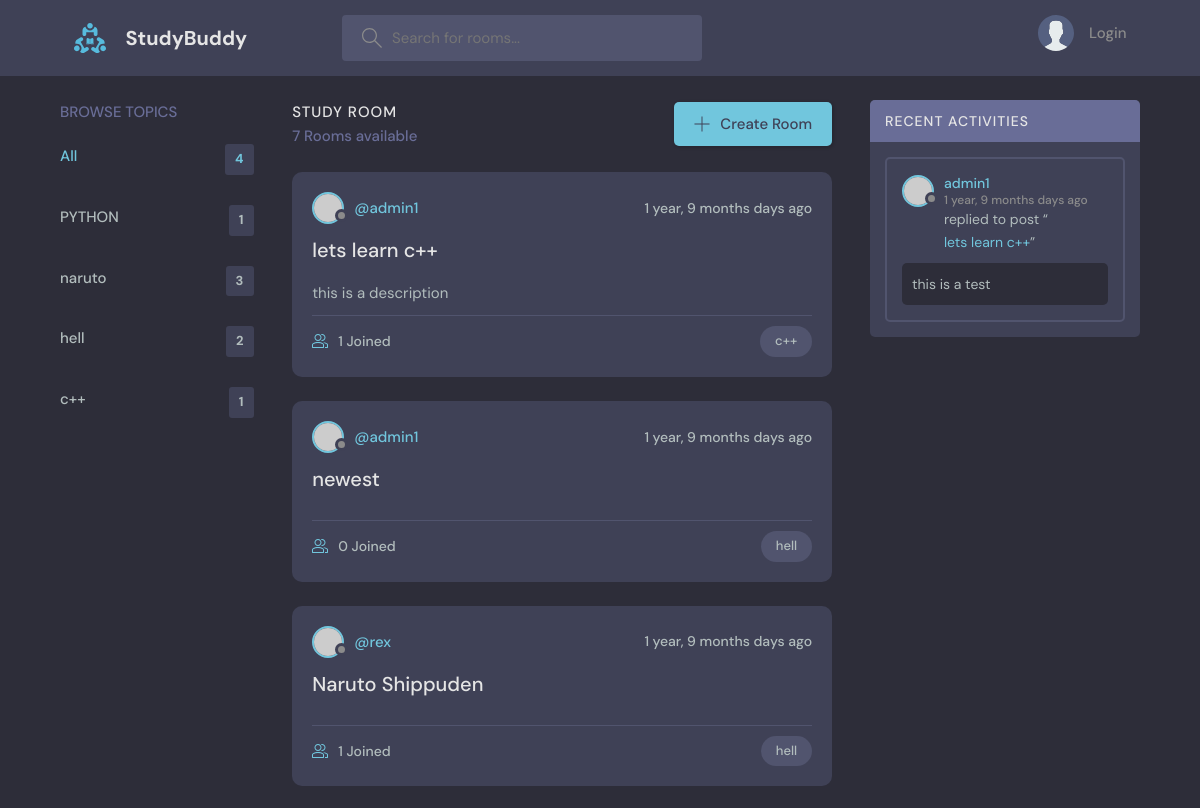
Before: / (upper part) with the older database file.
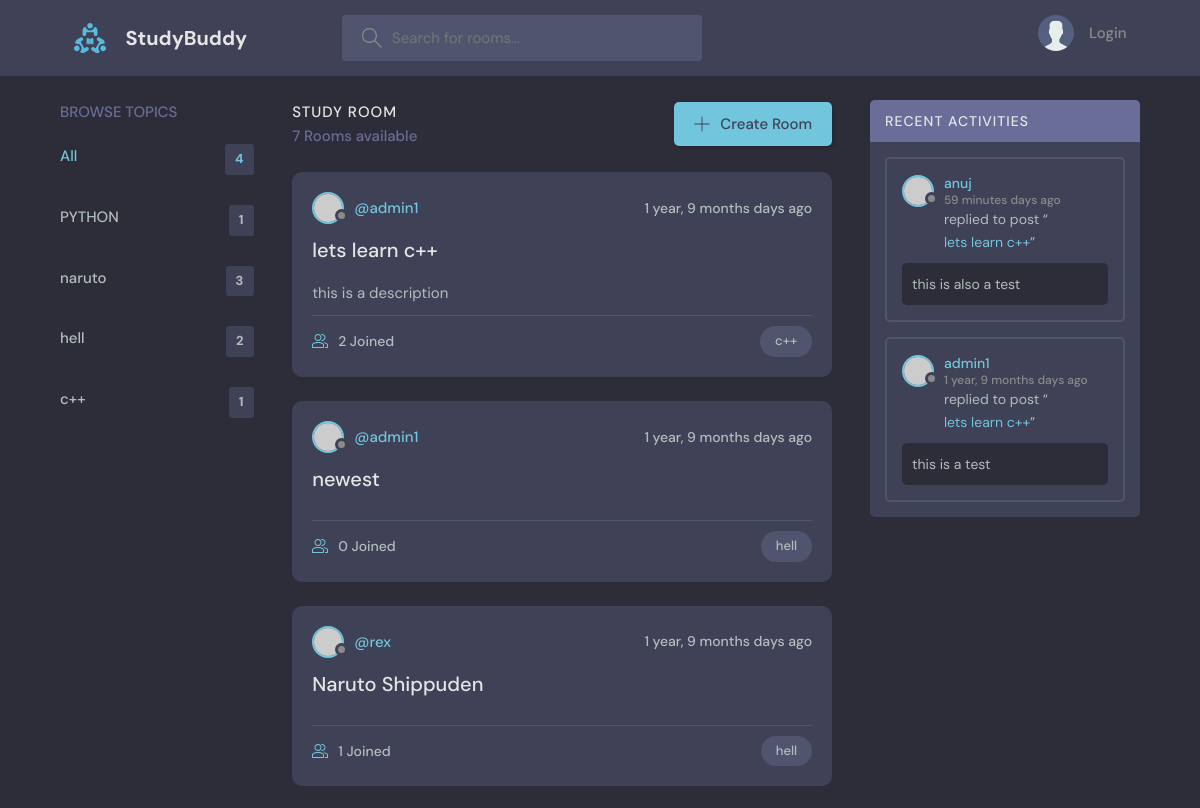
After: the same page with the newer database file.
### base/models.py (models this page shows, shortened)
class Topic(models.Model):
    name = models.CharField(max_length=200)

class Room(models.Model):
    host = models.ForeignKey(User, on_delete = models.SET_NULL, null=True )
    topic = models.ForeignKey(Topic, on_delete=models.SET_NULL ,null=True)#IF WE BRING TOPIC DOWN WRAP TOPIC IN A STRING "TOPIC"
    name = models.CharField(max_length=200)
    description = models.TextField(null = True , blank=True)
    participants = models.ManyToManyField(User , related_name="participants" , blank = True)
    updated = models.DateTimeField(auto_now=True)
    created = models.DateTimeField(auto_now_add=True)
    class Meta:
        ordering = ['-created', '-updated']
    def __str__(self):
        return self.name

class Message(models.Model):
    user = models.ForeignKey(User, on_delete=models.CASCADE)
    room = models.ForeignKey(Room, on_delete=models.CASCADE) #SET_NULL to save the messages of the room\
    body = models.TextField()
    updated = models.DateTimeField(auto_now=True)
    created = models.DateTimeField(auto_now_add=True)
    profile_pic = models.ImageField(blank=True , null=True)
    class Meta:
        ordering = ['-updated', '-created']

### base/views.py (the view)
# urls.py: 2. Add a URL to urlpatterns:  path('', views.home, name='home')
def home(request):
    q = request.GET.get('q') if request.GET.get('q')!= None else ''
    rooms = Room.objects.filter(
        Q(topic__name__icontains=q)|
        Q(name__icontains = q) |
        Q(description__icontains = q)
    )
    room_count=rooms.count
    topics = Topic.objects.all()
    room_messages = Message.objects.filter(Q(room__topic__name__icontains=q))# you can modify like only see people u follow
    context = {'rooms' : rooms , 'topics': topics, 'room_count': room_count , 'room_messages' : room_messages}
    return render(request,'base/home.html' , context)

### base/templates/base/home.html (shortened to what this page needs)
{% extends 'main.html' %}
{% block content %}
    <main class="layout layout--3">
      <div class="container">
        {% include 'base/topics_component.html'%}
        <div class="roomList">
          <div class="roomList__header">
            <div>
              <h2>Study Room</h2>
              <p>{{room_count}} Rooms available</p>
            </div>
            <a class="btn btn--main" href="{% url 'create-room' %}">
              <svg version="1.1" xmlns="http://www.w3.org/2000/svg" width="32" height="32" viewBox="0 0 32 32">
                <title>add</title>
                <path
                  d="M16.943 0.943h-1.885v14.115h-14.115v1.885h14.115v14.115h1.885v-14.115h14.115v-1.885h-14.115v-14.115z"
                ></path>
              </svg>
              Create Room
            </a>
          </div>
          {% include 'base/feed_component.html' %}
        </div>
        {% include 'base/activity_component.html' %}
      </div>
    </main>
  {% endblock %}

### base/templates/base/topics_component.html (shortened to what this page needs)
<div class="topics">
    <div class="topics__header">
      <h2>Browse Topics</h2>
    </div>
    <ul class="topics__list">
      <li>
        <a href="{% url 'home' %}" class="active">All <span>{{topics.count}}</span></a>
      </li>
      {% for topic in topics %}
      <li>
        <a href="{% url 'home' %}?q={{topic.name}}">{{topic.name}}<span>{{topic.room_set.all.count}}</span></a>
      </li>
      {% endfor %}
    </ul>
  </div>

### base/templates/base/feed_component.html (shortened to what this page needs)
{% for room in rooms %}
<div class="roomListRoom">
    <div class="roomListRoom__header">
      <div class="roomListRoom__author">
        <div class="avatar avatar--small">
          <img src="https://randomuser.me/api/portraits/women/11.jpg" />
        </div>
        <a href = "{% url 'profile' room.host.id %}">
        <span>@{{room.host.username}}</span>
        </a>
      </div>
      <div class="roomListRoom__actions">
        <span>{{room.created | timesince}} days ago</span>
      </div>
    </div>
    <div class="roomListRoom__content">
      <a href="{% url 'room' room.id %}">{{room.name}}</a>
      <p>
        {{room.description | slice:":150"}}
      </p>
    </div>
    <div class="roomListRoom__meta">
      <a href="{% url 'room' room.id %} " class="roomListRoom__joined">
        {{room.participants.all.count}} Joined
      </a>
      <p class="roomListRoom__topic">{{room.topic.name}}</p>
    </div>
  </div>
{% endfor %}

### base/templates/base/activity_component.html (shortened to what this page needs)
<div class="activities">
    <div class="activities__header">
      <h2>Recent Activities</h2>
    </div>
    {% for message in room_messages %}
    <div class="activities__box">
      <div class="activities__boxHeader roomListRoom__header">
        <a href="{% url 'profile' message.user.id%}" class="roomListRoom__author">
          <div class="avatar avatar--small">
            <img src="https://randomuser.me/api/portraits/women/11.jpg" />
          </div>
          <p>
            {{message.user.username}}
            <span>{{message.created | timesince}} days ago</span>
          </p>
        </a>
      </div>
      <div class="activities__boxContent">
        <p>replied to post “<a href="{% url 'room' message.room.id %}">{{message.room}}</a>”</p>
        <div class="activities__boxRoomContent">
          {{message.body}}
        </div>
      </div>
    </div>
    {% endfor %}
  </div>

Changed rows visible on the page:
computed for Room "lets learn c++": participants.all.count "1" → "2"
added Message: user.username "anuj", created "59 minutes", room "lets learn c++", body "this is also a test"
